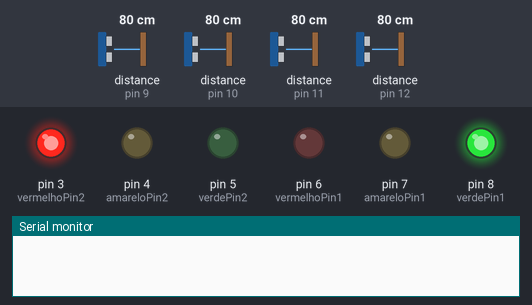
A sketch run on a simulated Arduino Uno, built with avr-gcc and run on an emulated ATmega328P. On the bench: output pins drawn as LEDs (lit = HIGH), the last lines printed to the serial monitor. Wiring (inferred from the names in the program): 2 × ultrasonic range finder: trigger pin 2, echo pin 11 / trigger pin 13, echo pin 12. Inputs (shaded band) come from the test bench; at power-on: distance to the obstacle (sensors on pin 9, pin 10, pin 11, pin 12) 80 cm. The echo pulse lasts 58.3 µs per cm; the local clock reads 2024-03-15 10:24:30 at power-on unless the sketch sets it; pins used as bus, display or sensor lines are not drawn.

Above: at 6.0 s.
At 13.5 s:
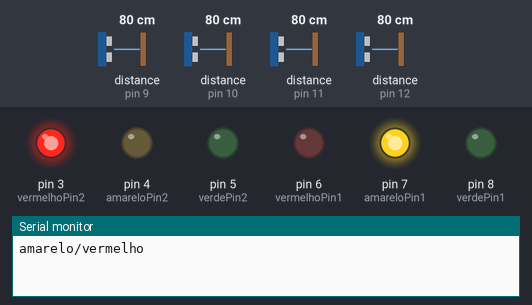
At 21.0 s:
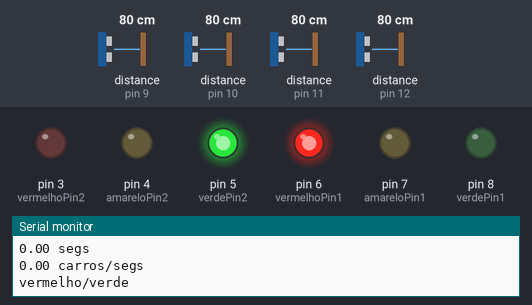
At 28.5 s:
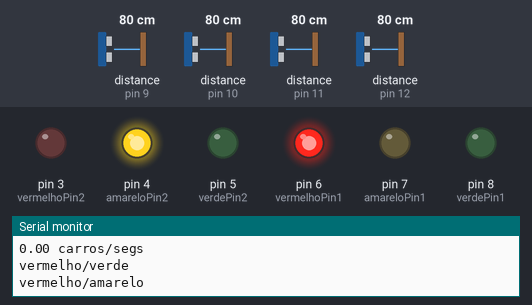
Timing chart, 0 to 39.0 s (numbered marks = the images above):
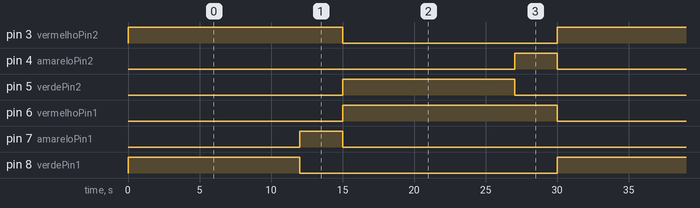

Measured:
- by itself, pin 3 (vermelhoPin2), pin 6 (vermelhoPin1): alternates HIGH for 15.0 s and LOW for 15.0 s
- by itself, pin 4 (amareloPin2), pin 7 (amareloPin1): alternates HIGH for 3.0 s and LOW for 27.0 s
- by itself, pin 5 (verdePin2), pin 8 (verdePin1): alternates HIGH for 12.0 s and LOW for 18.0 s

The sketch:

Contagem_final.ino
```cpp
#include <virtuabotixRTC.h>

#define trigPinSen1 13
#define echoPinSen1 12
#define trigPinSen2 2
#define echoPinSen2 11
#define trigPinSen3 13
#define echoPinSen3 10
#define trigPinSen4 2
#define echoPinSen4 9
#define verdePin1 8
#define amareloPin1 7
#define vermelhoPin1 6
#define verdePin2 5
#define amareloPin2 4
#define vermelhoPin2 3
#define CLKpin A0
#define DATApin A1
#define RESETpin A2
#define eps 1e-7

#define T 30
#define y 3
#define MAXDIST 10	//distancia ate o fim da faixa
#define MINREPcarro 6	//numero minimo de repeticoes para considerar que é um carro passando
#define MINREPnada 2	//numero minimo de repeticoes para considerar que é não há nada passando
#define limiarTempo 3

virtuabotixRTC myRTC(CLKpin, DATApin, RESETpin);
int cont1 = 0, rep1 = 0, cont2 = 0, rep2 = 0, inicio = 0, iniCarro1, iniCarro2;		//numero de carros e numero de repetições
int trigPin1, echoPin1, trigPin2, echoPin2, via1 = 0, via2 = 2, tverde1 = (T-2*y)/2, tverde2 = (T-2*y)/2;
double fluxo1, fluxo2, duracao, duracao1, duracao2;
/*
flag = true, se ultima detecçao indica carro passando; false se ultima detecçao indica que não há nada passando
flag2 = true, se está confirmado um carro passando; false se está confirmado que não há nada passando
verde = 0
amarelo = 1
vermelho = 2
*/
boolean flag1 = 0, flag2 = 0, flag3 = 0, flag4 = 0;

void setup() {
  Serial.begin (9600);
  pinMode(trigPinSen1, OUTPUT);
  pinMode(echoPinSen1, INPUT);
  pinMode(trigPinSen2, OUTPUT);
  pinMode(echoPinSen2, INPUT);
  pinMode(trigPinSen3, OUTPUT);
  pinMode(echoPinSen3, INPUT);
  pinMode(trigPinSen4, OUTPUT);
  pinMode(echoPinSen4, INPUT);
  pinMode(verdePin1, OUTPUT);
  pinMode(amareloPin1, OUTPUT);
  pinMode(vermelhoPin1, OUTPUT);
  pinMode(verdePin2, OUTPUT);
  pinMode(amareloPin2, OUTPUT);
  pinMode(vermelhoPin2, OUTPUT);
  myRTC.setDS1302Time(0, 0, 0, 6, 10, 1, 2014);
}

void loop() {
  if(via1 == 0) digitalWrite(verdePin1, HIGH);
  else digitalWrite(verdePin1, LOW);

  if(via1 == 1) digitalWrite(amareloPin1, HIGH);
  else digitalWrite(amareloPin1, LOW);

  if(via1 == 2) digitalWrite(vermelhoPin1, HIGH);
  else digitalWrite(vermelhoPin1, LOW);

  if(via2 == 0) digitalWrite(verdePin2, HIGH);
  else digitalWrite(verdePin2, LOW);

  if(via2 == 1) digitalWrite(amareloPin2, HIGH);
  else digitalWrite(amareloPin2, LOW);

  if(via2 == 2) digitalWrite(vermelhoPin2, HIGH);
  else digitalWrite(vermelhoPin2, LOW);

  if(via1 < 2){ //verde ou amarelo
    trigPin1 = trigPinSen1;
    echoPin1 = echoPinSen1;
    trigPin2 = trigPinSen2;
    echoPin2 = echoPinSen2;
  }else{
    trigPin1 = trigPinSen3;
    echoPin1 = echoPinSen3;
    trigPin2 = trigPinSen4;
    echoPin2 = echoPinSen4;
  }

  long duration, distance;

  digitalWrite(trigPin1, LOW);  	  //seta o trigger para baixo
  delayMicroseconds(2);
  digitalWrite(trigPin1, HIGH);		  //seta o trigger para alto, para acionar o sensor
  delayMicroseconds(10);
  digitalWrite(trigPin1, LOW);			//seta o trigger para baixo
  duration = pulseIn(echoPin1, HIGH);	  //pega a duracao do sinal de resposta do sensor
  distance = (duration/2) / 29;			//calcula a distancia a partir da duracao
  if(distance <= MAXDIST){				//se o carro está na faixa correspondente ao sensor
    if(flag1) rep1++;						//se foi detectado um carro na iteração anterior, incrementa rep
    else rep1 = 1;						//se foi detectado nada na iteração anterior, esta é a primeira repetição
    flag1 = true;
    if(rep1 == MINREPcarro){
      flag2 = true;    //se chegou a MINREPcarro repetições, confirma a presença de um carro
       myRTC.updateTime();
       iniCarro1 = myRTC.hours*3600 + myRTC.minutes*60 + myRTC.seconds;
    }
  }else{								//se o carro está fora da faixa correspondente ao sensor
    if(!flag1) rep1++;					//se foi detectado nada na iteração anterior, incrementa rep
    else rep1 = 1;						//se foi detectado um carro na iteração anterior, esta é a primeira repetição
    if(rep1 == MINREPnada){				//se chegou a MINREPnada repetições
      if(flag2){
        cont1++;							//contabiliza novo carro
        Serial.print(cont1);
        Serial.print(" carros | echo:");
        Serial.println(echoPin1);
        myRTC.updateTime();
        int tempo = myRTC.hours*3600 + myRTC.minutes*60 + myRTC.seconds;
        duracao += tempo-iniCarro1;
      }
      flag2 = false;					//confirma que não está passando nada
    }
    flag1 = false;
  }

  delay(6);

  digitalWrite(trigPin2, LOW);  			//seta o trigger para baixo
  delayMicroseconds(2);
  digitalWrite(trigPin2, HIGH);			//seta o trigger para alto, para acionar o sensor
  delayMicroseconds(10);
  digitalWrite(trigPin2, LOW);			//seta o trigger para baixo
  duration = pulseIn(echoPin2, HIGH);	//pega a duracao do sinal de resposta do sensor
  distance = (duration/2) / 29;			//calcula a distancia a partir da duracao
  if(distance <= MAXDIST){				//se o carro está na faixa correspondente ao sensor
    if(flag3) rep2++;						//se foi detectado um carro na iteração anterior, incrementa rep
    else rep2 = 1;						//se foi detectado nada na iteração anterior, esta é a primeira repetição
    flag3 = true;
    if(rep2 == MINREPcarro){
      flag4 = true;//se chegou a MINREPcarro repetições, confirma a presença de um carro
       myRTC.updateTime();
       iniCarro2 = myRTC.hours*3600 + myRTC.minutes*60 + myRTC.seconds;
    }
  }else{								//se o carro está fora da faixa correspondente ao sensor
    if(!flag3) rep2++;					//se foi detectado nada na iteração anterior, incrementa rep
    else rep2 = 1;						//se foi detectado um carro na iteração anterior, esta é a primeira repetição
    if(rep2 == MINREPnada){				//se chegou a MINREPnada repetições
      if(flag4){
        cont2++;	//contabiliza novo carro
        Serial.print(cont2);
        Serial.print(" carros | echo:");
        Serial.println(echoPin2);
        myRTC.updateTime();
        int tempo = myRTC.hours*3600 + myRTC.minutes*60 + myRTC.seconds;
        duracao += tempo-iniCarro2;
      }
      flag4 = false;					//confirma que não está passando nada
    }
    flag3 = false;
  }

  myRTC.updateTime();
  int tempo = myRTC.hours*3600 + myRTC.minutes*60 + myRTC.seconds;
 // Serial.print(tempo);
 // Serial.println(" segs");

  if(via1 == 0){
    if(tempo - inicio >= tverde1){
       via1 = 1;
       inicio = tempo;
       Serial.println("amarelo/vermelho");
    }
  }else if(via1 == 1){
      if(tempo - inicio >= y){
       Serial.print(duracao);
       Serial.println(" segs");
       via1 = 2;
       via2 = 0;
       fluxo1 = ((double)(cont1+cont2))/(tverde1+y);
       if(cont1+cont2 == 0) duracao1 = 0.0;
       else duracao1 = duracao/(cont1+cont2);
       cont1 = cont2 = flag1 = flag2 = flag3 = flag4 = rep1 = rep2 = 0;
       duracao = 0.0;
       inicio = tempo;
       Serial.print(fluxo1);
       Serial.println(" carros/segs");
       Serial.println("vermelho/verde");
      }
  }else if(via2 == 0){
   if(tempo - inicio >= tverde2){
       via2 = 1;
       inicio = tempo;
       Serial.println("vermelho/amarelo");
    }
  }else if(via2 == 1){
     if(tempo - inicio >= y){
       Serial.print(duracao);
       Serial.println(" segs");

       via1 = 0;
       via2 = 2;
       fluxo2 = ((double)(cont1+cont2))/(tverde2+y);
       if(cont1+cont2 == 0) duracao2 = 0.0;
       else duracao2 = duracao/(cont1+cont2);
       cont1 = cont2 = flag1 = flag2 = flag3 = flag4 = rep1 = rep2 = 0;
       duracao = 0.0;
       if(fluxo1 < eps && fluxo2 < eps){
         tverde1 = (T-2*y)/2;
         tverde2 = (T-2*y)/2;
       }else if(fluxo1 < eps){
         tverde1 = 0;
         tverde2 = T-2*y;
       }else if(fluxo2 < eps){
         tverde1 = T-2*y;
         tverde2 = 0;
       }else{
         if(duracao1 < eps){
           duracao1 = 0.1;
         }
         if(duracao2 < eps){
           duracao2 = 0.1;
         }
         double k = (fluxo1*duracao1)/(fluxo2*duracao2);
         tverde2 = (int)((T-2*y)/(k+1));
         tverde1 = (int)((k*(T-2*y))/(k+1));
       }

       if(tverde1 < limiarTempo){
         tverde1 = limiarTempo;
         tverde2 = T-2*y-limiarTempo;
       }else if(tverde2 < limiarTempo){
         tverde2 = limiarTempo;
         tverde1 = T-2*y-limiarTempo;
       }

       myRTC.setDS1302Time(0, 0, 0, 6, 10, 1, 2014);
       inicio = 0;
       Serial.print(fluxo2);
       Serial.println(" carros/segs");

       Serial.print("tverde1: ");
       Serial.println(tverde1);
       Serial.print("tverde2: ");
       Serial.println(tverde2);
       Serial.println("verde/vermelho");
    }
  }
  delay(6);
}
```
